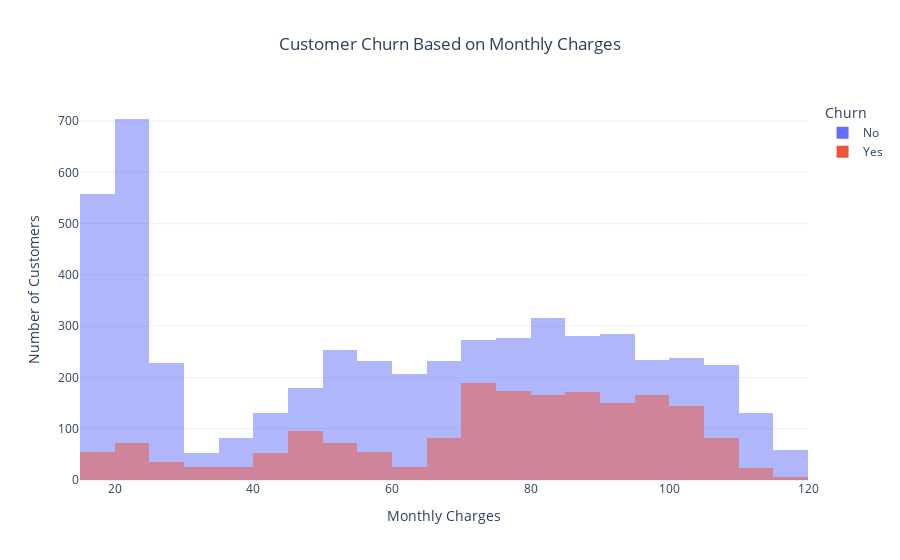

Notebook code for this chart:
### Code cell
# Create the histogram 
fig = px.histogram(df,x='MonthlyCharges',color='Churn',nbins=30,  barmode='overlay',  title='Customer Churn Based on Monthly Charges')

# Update layout for clarity
fig.update_layout(xaxis_title="Monthly Charges",yaxis_title="Number of Customers",legend_title="Churn",template="plotly_white", title_x=0.5)

# Show plot
fig.show()

### Figure 1 — Plotly figure (JSON) as saved in the notebook; plotly's stock layout.template omitted (floating-point values rounded to 4 significant figures; data arrays with more than 128 entries replaced by an {"elided": "..."} marker saying what was removed)
{"data": [{"alignmentgroup": "True", "bingroup": "x", "hovertemplate": "Churn=No<br>MonthlyCharges=%{x}<br>count=%{y}<extra></extra>", "legendgroup": "No", "marker": {"color": "#636efa", "opacity": 0.5, "pattern": {"shape": ""}}, "name": "No", "nbinsx": 30, "offsetgroup": "No", "orientation": "v", "showlegend": true, "type": "histogram", "x": {"elided": "5174 float values"}, "xaxis": "x", "yaxis": "y"}, {"alignmentgroup": "True", "bingroup": "x", "hovertemplate": "Churn=Yes<br>MonthlyCharges=%{x}<br>count=%{y}<extra></extra>", "legendgroup": "Yes", "marker": {"color": "#EF553B", "opacity": 0.5, "pattern": {"shape": ""}}, "name": "Yes", "nbinsx": 30, "offsetgroup": "Yes", "orientation": "v", "showlegend": true, "type": "histogram", "x": {"elided": "1869 float values"}, "xaxis": "x", "yaxis": "y"}], "layout": {"autosize": true, "barmode": "overlay", "legend": {"title": {"text": "Churn"}, "tracegroupgap": 0}, "title": {"text": "Customer Churn Based on Monthly Charges", "x": 0.5}, "xaxis": {"anchor": "y", "autorange": true, "domain": [0, 1], "range": [15, 120], "title": {"text": "Monthly Charges"}, "type": "linear"}, "yaxis": {"anchor": "x", "autorange": true, "domain": [0, 1], "range": [0, 741.1], "title": {"text": "Number of Customers"}}}}
